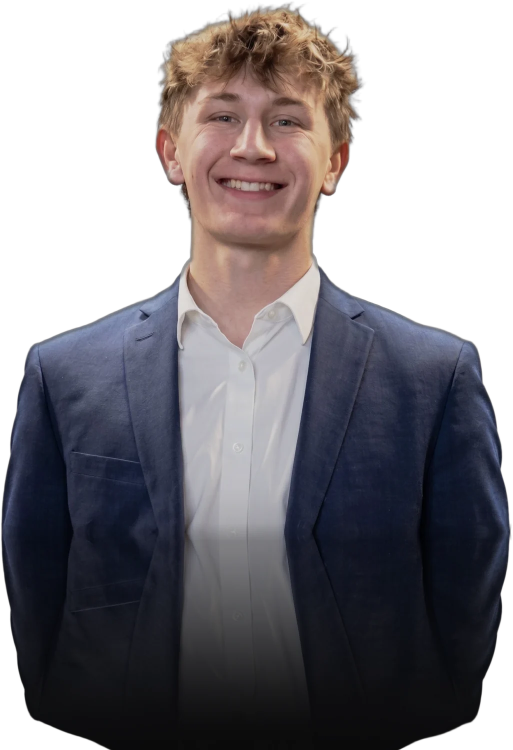
#> input picture img/about/cole-suit-cutout.webp, 1025 x 1500 px (shown at 1/2 size)
$ python cutout.py ../../img/about/cole-suit-cutout.webp
#> lines starting #> are read from the running program, lines starting #| are printed output that depends on the picture
"""Cut Cole out of a photo for the About section.

Removes the background, trims to the person, and writes two transparent webp files
into the slot the About section already points at:

    img/about/cole-suit-cutout.webp      1200px tall, for desktop (2x)
    img/about/cole-suit-cutout-sm.webp    700px tall, for phones

Usage (from anywhere):
    python sections/about/cutout.py path/to/photo.jpg
    python sections/about/cutout.py photo.jpg --keep 0.62     # full-length shot: keep head to mid-thigh
    python sections/about/cutout.py photo.jpg --matting       # cleaner hair edges, slower

Needs rembg (background removal) and Pillow. This script does not install anything.
"""

import argparse
import sys
from pathlib import Path

REPO = Path(__file__).resolve().parents[2]
SLOT = REPO / "img" / "about" / "cole-suit-cutout.webp"
SLOT_SM = REPO / "img" / "about" / "cole-suit-cutout-sm.webp"
HEIGHT, HEIGHT_SM = 1200, 700


def need(module, how):
    try:
        return __import__(module)
    except ImportError:
        print(f"{module} is not installed. Install it with:\n\n    {how}\n", file=sys.stderr)
        sys.exit(1)


def main():
    ap = argparse.ArgumentParser(description="Cut Cole out of a photo for the About section.")
    ap.add_argument("photo", type=Path, help="the source photo (jpg, png, webp, heic if Pillow can read it)")
    ap.add_argument("--keep", type=float, default=1.0,
                    help="fraction of the person's height to keep, from the top of the head (default 1.0). "
                         "The section fades the bottom out, so 0.55 to 0.7 suits a full-length photo.")
    ap.add_argument("--matting", action="store_true", help="use alpha matting for softer, cleaner edges")
    ap.add_argument("--model", default="isnet-general-use",
                    help="rembg model (default isnet-general-use; u2net_human_seg also works well for people)")
    args = ap.parse_args()

    if not args.photo.is_file():
        sys.exit(f"Not found: {args.photo}")
    if not 0.2 <= args.keep <= 1.0:
        sys.exit("--keep must be between 0.2 and 1.0")

    need("PIL", 'pip install pillow')
    rembg = need("rembg", 'pip install "rembg[cpu]"    (or "rembg[gpu]" with a CUDA card)')
    from PIL import Image, ImageOps

    src = ImageOps.exif_transpose(Image.open(args.photo)).convert("RGB")
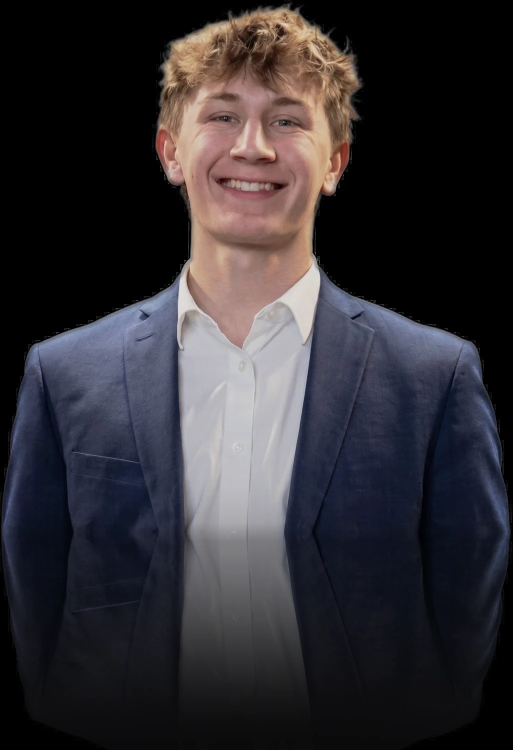
#> src: PIL image 1025x1500 RGB (shown at 1/2 size); mean R, G, B 49.2, 46.2, 50.8
    print(f"Removing background from {args.photo.name} ({src.width}x{src.height}) with {args.model} ...")
#> (printed output is left out)
    session = rembg.new_session(args.model)
    cut = rembg.remove(src, session=session, alpha_matting=args.matting, post_process_mask=True).convert("RGBA")

    # Trim to the person: ignore faint alpha noise when finding the box
    box = cut.getchannel("A").point(lambda a: 255 if a > 24 else 0).getbbox()
    if not box:
        sys.exit("No person found in the photo (the mask came back empty).")
    left, top, right, bottom = box
    bottom = top + round((bottom - top) * args.keep)
    cut = cut.crop((left, top, right, bottom))

    SLOT.parent.mkdir(parents=True, exist_ok=True)
    for path, h in ((SLOT, HEIGHT), (SLOT_SM, HEIGHT_SM)):
        out = cut
        if cut.height > h:
            out = cut.resize((round(cut.width * h / cut.height), h), Image.LANCZOS)
        elif cut.height < h:
            print(f"Note: the cutout is only {cut.height}px tall; {path.name} wants {h}px for sharp 2x screens.")
        out.save(path, "WEBP", quality=88, method=6, exact=False)
        print(f"Wrote {path.relative_to(REPO)}  {out.width}x{out.height}  {path.stat().st_size // 1024} KB")

    print("Done. Reload the About section: the placeholder silhouette swaps for the photo on its own.")


if __name__ == "__main__":
    main()
#> (the call stopped at in main, `session = rembg.new_session(args.model)`: rembg is not available in this run)
